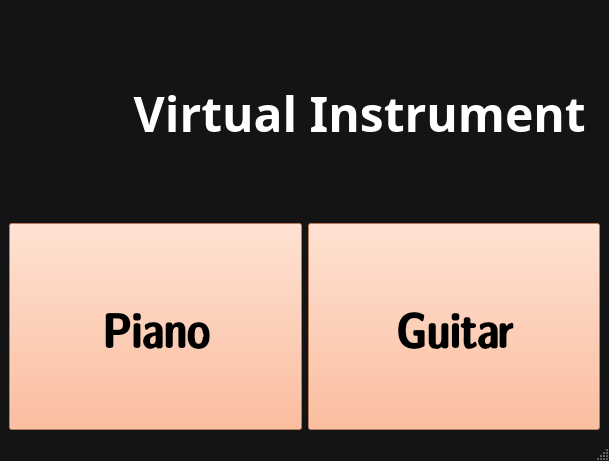
<?xml version="1.0" encoding="UTF-8"?>
<ui version="4.0">
 <class>MainWindow</class>
 <widget class="QMainWindow" name="MainWindow">
  <property name="geometry">
   <rect>
    <x>0</x>
    <y>0</y>
    <width>609</width>
    <height>461</height>
   </rect>
  </property>
  <property name="palette">
   <palette>
    <active>
     <colorrole role="WindowText">
      <brush brushstyle="SolidPattern">
       <color alpha="255">
        <red>255</red>
        <green>255</green>
        <blue>255</blue>
       </color>
      </brush>
     </colorrole>
     <colorrole role="Button">
      <brush brushstyle="SolidPattern">
       <color alpha="255">
        <red>21</red>
        <green>20</green>
        <blue>20</blue>
       </color>
      </brush>
     </colorrole>
     <colorrole role="Light">
      <brush brushstyle="SolidPattern">
       <color alpha="255">
        <red>31</red>
        <green>30</green>
        <blue>30</blue>
       </color>
      </brush>
     </colorrole>
     <colorrole role="Midlight">
      <brush brushstyle="SolidPattern">
       <color alpha="255">
        <red>26</red>
        <green>25</green>
        <blue>25</blue>
       </color>
      </brush>
     </colorrole>
     <colorrole role="Dark">
      <brush brushstyle="SolidPattern">
       <color alpha="255">
        <red>10</red>
        <green>10</green>
        <blue>10</blue>
       </color>
      </brush>
     </colorrole>
     <colorrole role="Mid">
      <brush brushstyle="SolidPattern">
       <color alpha="255">
        <red>14</red>
        <green>13</green>
        <blue>13</blue>
       </color>
      </brush>
     </colorrole>
     <colorrole role="Text">
      <brush brushstyle="SolidPattern">
       <color alpha="255">
        <red>255</red>
        <green>255</green>
        <blue>255</blue>
       </color>
      </brush>
     </colorrole>
     <colorrole role="BrightText">
      <brush brushstyle="SolidPattern">
       <color alpha="255">
        <red>255</red>
        <green>255</green>
        <blue>255</blue>
       </color>
      </brush>
     </colorrole>
     <colorrole role="ButtonText">
      <brush brushstyle="SolidPattern">
       <color alpha="255">
        <red>255</red>
        <green>255</green>
        <blue>255</blue>
       </color>
      </brush>
     </colorrole>
     <colorrole role="Base">
      <brush brushstyle="SolidPattern">
       <color alpha="255">
        <red>0</red>
        <green>0</green>
        <blue>0</blue>
       </color>
      </brush>
     </colorrole>
     <colorrole role="Window">
      <brush brushstyle="SolidPattern">
       <color alpha="255">
        <red>21</red>
        <green>20</green>
        <blue>20</blue>
       </color>
      </brush>
     </colorrole>
     <colorrole role="Shadow">
      <brush brushstyle="SolidPattern">
       <color alpha="255">
        <red>0</red>
        <green>0</green>
        <blue>0</blue>
       </color>
      </brush>
     </colorrole>
     <colorrole role="AlternateBase">
      <brush brushstyle="SolidPattern">
       <color alpha="255">
        <red>10</red>
        <green>10</green>
        <blue>10</blue>
       </color>
      </brush>
     </colorrole>
     <colorrole role="ToolTipBase">
      <brush brushstyle="SolidPattern">
       <color alpha="255">
        <red>255</red>
        <green>255</green>
        <blue>220</blue>
       </color>
      </brush>
     </colorrole>
     <colorrole role="ToolTipText">
      <brush brushstyle="SolidPattern">
       <color alpha="255">
        <red>0</red>
        <green>0</green>
        <blue>0</blue>
       </color>
      </brush>
     </colorrole>
    </active>
    <inactive>
     <colorrole role="WindowText">
      <brush brushstyle="SolidPattern">
       <color alpha="255">
        <red>255</red>
        <green>255</green>
        <blue>255</blue>
       </color>
      </brush>
     </colorrole>
     <colorrole role="Button">
      <brush brushstyle="SolidPattern">
       <color alpha="255">
        <red>21</red>
        <green>20</green>
        <blue>20</blue>
       </color>
      </brush>
     </colorrole>
     <colorrole role="Light">
      <brush brushstyle="SolidPattern">
       <color alpha="255">
        <red>31</red>
        <green>30</green>
        <blue>30</blue>
       </color>
      </brush>
     </colorrole>
     <colorrole role="Midlight">
      <brush brushstyle="SolidPattern">
       <color alpha="255">
        <red>26</red>
        <green>25</green>
        <blue>25</blue>
       </color>
      </brush>
     </colorrole>
     <colorrole role="Dark">
      <brush brushstyle="SolidPattern">
       <color alpha="255">
        <red>10</red>
        <green>10</green>
        <blue>10</blue>
       </color>
      </brush>
     </colorrole>
     <colorrole role="Mid">
      <brush brushstyle="SolidPattern">
       <color alpha="255">
        <red>14</red>
        <green>13</green>
        <blue>13</blue>
       </color>
      </brush>
     </colorrole>
     <colorrole role="Text">
      <brush brushstyle="SolidPattern">
       <color alpha="255">
        <red>255</red>
        <green>255</green>
        <blue>255</blue>
       </color>
      </brush>
     </colorrole>
     <colorrole role="BrightText">
      <brush brushstyle="SolidPattern">
       <color alpha="255">
        <red>255</red>
        <green>255</green>
        <blue>255</blue>
       </color>
      </brush>
     </colorrole>
     <colorrole role="ButtonText">
      <brush brushstyle="SolidPattern">
       <color alpha="255">
        <red>255</red>
        <green>255</green>
        <blue>255</blue>
       </color>
      </brush>
     </colorrole>
     <colorrole role="Base">
      <brush brushstyle="SolidPattern">
       <color alpha="255">
        <red>0</red>
        <green>0</green>
        <blue>0</blue>
       </color>
      </brush>
     </colorrole>
     <colorrole role="Window">
      <brush brushstyle="SolidPattern">
       <color alpha="255">
        <red>21</red>
        <green>20</green>
        <blue>20</blue>
       </color>
      </brush>
     </colorrole>
     <colorrole role="Shadow">
      <brush brushstyle="SolidPattern">
       <color alpha="255">
        <red>0</red>
        <green>0</green>
        <blue>0</blue>
       </color>
      </brush>
     </colorrole>
     <colorrole role="AlternateBase">
      <brush brushstyle="SolidPattern">
       <color alpha="255">
        <red>10</red>
        <green>10</green>
        <blue>10</blue>
       </color>
      </brush>
     </colorrole>
     <colorrole role="ToolTipBase">
      <brush brushstyle="SolidPattern">
       <color alpha="255">
        <red>255</red>
        <green>255</green>
        <blue>220</blue>
       </color>
      </brush>
     </colorrole>
     <colorrole role="ToolTipText">
      <brush brushstyle="SolidPattern">
       <color alpha="255">
        <red>0</red>
        <green>0</green>
        <blue>0</blue>
       </color>
      </brush>
     </colorrole>
    </inactive>
    <disabled>
     <colorrole role="WindowText">
      <brush brushstyle="SolidPattern">
       <color alpha="255">
        <red>10</red>
        <green>10</green>
        <blue>10</blue>
       </color>
      </brush>
     </colorrole>
     <colorrole role="Button">
      <brush brushstyle="SolidPattern">
       <color alpha="255">
        <red>21</red>
        <green>20</green>
        <blue>20</blue>
       </color>
      </brush>
     </colorrole>
     <colorrole role="Light">
      <brush brushstyle="SolidPattern">
       <color alpha="255">
        <red>31</red>
        <green>30</green>
        <blue>30</blue>
       </color>
      </brush>
     </colorrole>
     <colorrole role="Midlight">
      <brush brushstyle="SolidPattern">
       <color alpha="255">
        <red>26</red>
        <green>25</green>
        <blue>25</blue>
       </color>
      </brush>
     </colorrole>
     <colorrole role="Dark">
      <brush brushstyle="SolidPattern">
       <color alpha="255">
        <red>10</red>
        <green>10</green>
        <blue>10</blue>
       </color>
      </brush>
     </colorrole>
     <colorrole role="Mid">
      <brush brushstyle="SolidPattern">
       <color alpha="255">
        <red>14</red>
        <green>13</green>
        <blue>13</blue>
       </color>
      </brush>
     </colorrole>
     <colorrole role="Text">
      <brush brushstyle="SolidPattern">
       <color alpha="255">
        <red>10</red>
        <green>10</green>
        <blue>10</blue>
       </color>
      </brush>
     </colorrole>
     <colorrole role="BrightText">
      <brush brushstyle="SolidPattern">
       <color alpha="255">
        <red>255</red>
        <green>255</green>
        <blue>255</blue>
       </color>
      </brush>
     </colorrole>
     <colorrole role="ButtonText">
      <brush brushstyle="SolidPattern">
       <color alpha="255">
        <red>10</red>
        <green>10</green>
        <blue>10</blue>
       </color>
      </brush>
     </colorrole>
     <colorrole role="Base">
      <brush brushstyle="SolidPattern">
       <color alpha="255">
        <red>21</red>
        <green>20</green>
        <blue>20</blue>
       </color>
      </brush>
     </colorrole>
     <colorrole role="Window">
      <brush brushstyle="SolidPattern">
       <color alpha="255">
        <red>21</red>
        <green>20</green>
        <blue>20</blue>
       </color>
      </brush>
     </colorrole>
     <colorrole role="Shadow">
      <brush brushstyle="SolidPattern">
       <color alpha="255">
        <red>0</red>
        <green>0</green>
        <blue>0</blue>
       </color>
      </brush>
     </colorrole>
     <colorrole role="AlternateBase">
      <brush brushstyle="SolidPattern">
       <color alpha="255">
        <red>21</red>
        <green>20</green>
        <blue>20</blue>
       </color>
      </brush>
     </colorrole>
     <colorrole role="ToolTipBase">
      <brush brushstyle="SolidPattern">
       <color alpha="255">
        <red>255</red>
        <green>255</green>
        <blue>220</blue>
       </color>
      </brush>
     </colorrole>
     <colorrole role="ToolTipText">
      <brush brushstyle="SolidPattern">
       <color alpha="255">
        <red>0</red>
        <green>0</green>
        <blue>0</blue>
       </color>
      </brush>
     </colorrole>
    </disabled>
   </palette>
  </property>
  <property name="windowTitle">
   <string>MainWindow</string>
  </property>
  <property name="autoFillBackground">
   <bool>true</bool>
  </property>
  <property name="unifiedTitleAndToolBarOnMac">
   <bool>false</bool>
  </property>
  <widget class="QWidget" name="centralwidget">
   <layout class="QGridLayout" name="gridLayout">
    <item row="2" column="2">
     <widget class="QPushButton" name="guitar">
      <property name="sizePolicy">
       <sizepolicy hsizetype="Ignored" vsizetype="Ignored">
        <horstretch>0</horstretch>
        <verstretch>0</verstretch>
       </sizepolicy>
      </property>
      <property name="font">
       <font>
        <family>LMSansDemiCond10</family>
        <pointsize>36</pointsize>
        <weight>75</weight>
        <bold>true</bold>
       </font>
      </property>
      <property name="styleSheet">
       <string notr="true">background-color: rgb(255, 170, 127);</string>
      </property>
      <property name="text">
       <string>Guitar</string>
      </property>
     </widget>
    </item>
    <item row="2" column="1">
     <widget class="QPushButton" name="piano">
      <property name="sizePolicy">
       <sizepolicy hsizetype="Ignored" vsizetype="Ignored">
        <horstretch>0</horstretch>
        <verstretch>0</verstretch>
       </sizepolicy>
      </property>
      <property name="font">
       <font>
        <family>LMSansDemiCond10</family>
        <pointsize>36</pointsize>
        <weight>75</weight>
        <bold>true</bold>
       </font>
      </property>
      <property name="styleSheet">
       <string notr="true">background-color: rgb(255, 170, 127);
</string>
      </property>
      <property name="text">
       <string>Piano</string>
      </property>
     </widget>
    </item>
    <item row="1" column="1" colspan="2">
     <widget class="QLabel" name="label">
      <property name="font">
       <font>
        <family>Mukti Narrow</family>
        <pointsize>36</pointsize>
        <weight>75</weight>
        <bold>true</bold>
       </font>
      </property>
      <property name="text">
       <string>          Virtual Instrument</string>
      </property>
     </widget>
    </item>
   </layout>
  </widget>
  <widget class="QMenuBar" name="menubar">
   <property name="geometry">
    <rect>
     <x>0</x>
     <y>0</y>
     <width>609</width>
     <height>20</height>
    </rect>
   </property>
  </widget>
  <widget class="QStatusBar" name="statusbar"/>
 </widget>
 <resources/>
 <connections/>
</ui>
